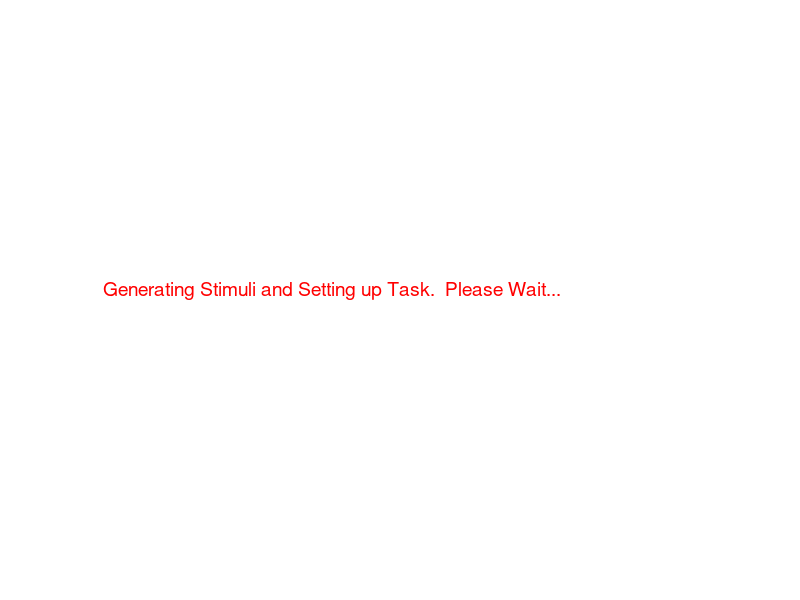

Write the MATLAB code that produced this figure. (Note: this script raises an error after producing the figure.)
%altered version of v1 run task that now moves the stimulus according to
%HRTF principles and has 100 ms on-off ramps to prevent clicking issues

%2/25/19 Note depends on having R2018B or later!!!!!!!!!!!!!!!!!!!!!!!!!
%Not need to recalibrate headphones for stimuli most likely

%2/26/19 Went with HRTF applied to snaps as wavs for simplicity of
%implementation.  Keep an eye on memory issues with this.

%Also after get all segments to work, need to clean up all this code,
%probably will be a post-exam thing as only going to run this on a max
%N=3-5

%% 1) Make and Save Stimulus Set

rng shuffle %make sure random seed is random

figure(1);
text(0,0.5,'Generating Stimuli and Setting up Task.  Please Wait...','Color','red','FontSize',14);
axis off



%% 2.1) Make base stimuli
%Assumes GenStimulus.m is in the path**************************************

Num_stim = 1;

Stim_set = cell(Num_stim,1);

for i = 1:Num_stim
    i
    
    Stim_set{i} = GenStimulus(1,0); %generates stimulus with either parallel motion (1,0) or contrary motion (0,1)
    
end
%2/25/19 think about whether should do calib filter before or after
%applyign ramp...doing before for now, but really just for convenience

%apply filter to full stimulus for playing on loop,
%apply to pieces when generating snapshots

load('calibNoise')
load('calibrationNoise-08-Nov-2018')

for i = 1:Num_stim
    
    i
    
    %Simply, convolve stimulus with filter calculate from calibration to
    %equalize power across different frequencies then multiply equalized
    %signal by scaleFactor to make sure 75 dB = 75 dB
    
    Stim_set{i}.Full_stim = conv(Stim_set{i}.Full_stim,CalibData.hinv,'same')... same called since don't want to change the length of the vector
        *calibrationFile.scaleFactor;
    
end


%added to make things easier for interacting with below code

Full_stim = Stim_set{1}.Full_stim;
Full_Duration = Stim_set{1}.Duration;

%% Scrambling to come (though can probably just do the same way we did before...

scrambled = -1;  %Set to one to create discontinuous base stimuli



if scrambled >0
    status = 's'
    pull_foldername = 'Trial_2'; %for file name put number trial and initialize of participant
    pull_filename = '26-Feb-2019_Loop1_C_Stim_set.mat'; %put the file name in based on the date.

    load(['C:\Users\ronwd\Desktop\MATLAB\PsychoPhysicsWithYale\Run_task_RWD_v2\Trials\' pull_foldername  '\' pull_filename])
    
    Stim_set{1}.foldername = pull_foldername; %just to keep things matched
    
    %scramble by taking four random sized pieces and shuffling them
    %do this three times to ensure that properly mixed
    
    starting = 1;
    ending = length(Stim_set{1}.Full_stim);
    scramble.Piece1 = Stim_set{1}.Piece1;
    scramble.Piece2 = Stim_set{1}.Piece2;
    scramble.Piece3 = Stim_set{1}.Piece3;
    
    
    for shuffle = 1:3 %shuffle three times
        
        randinds = randperm(ending,3);
        
        randinds = [starting sort(randinds) ending];
        
        %just shuffle back to front since doing it five times will mess
        %everything up anyways.
        
        scramble.Piece1 = [scramble.Piece1(randinds(4):randinds(5)) scramble.Piece1(randinds(3):randinds(4)) scramble.Piece1(randinds(2):randinds(3)) ...
            scramble.Piece1(randinds(1):randinds(2))];
        
        scramble.Piece2 =[scramble.Piece2(randinds(4):randinds(5)) scramble.Piece2(randinds(3):randinds(4)) scramble.Piece2(randinds(2):randinds(3)) ...
            scramble.Piece2(randinds(1):randinds(2))];
        
        scramble.Piece3 =[scramble.Piece3(randinds(4):randinds(5)) scramble.Piece3(randinds(3):randinds(4)) scramble.Piece3(randinds(2):randinds(3)) ...
            scramble.Piece3(randinds(1):randinds(2))];
        
        
        
    end
    
    scramble.together =  scramble.Piece1 + scramble.Piece2 + scramble.Piece3;
    Stim_set{1}.Full_stim = scramble.together;
    Stim_set{1}.Piece1 = scramble.Piece1;
    Stim_set{1}.Piece2 = scramble.Piece2;
    Stim_set{1}.Piece3 = scramble.Piece3;
    
%     Loop_Duration = 5; %in minutes
%     
%     testloop = repmat(scramble,1,(60/Stim_set{1}.Duration)*Loop_Duration);
%     
%     TestStim1 = audioplayer(testloop, Stim_set{1}.Fs, 24);
%     
%     TestStim1.play
    
Full_stim = Stim_set{1}.Full_stim;
Full_Duration = Stim_set{1}.Duration;
  
    
end

%added to make things easier for interacting with below code



%% Setting up loop and removing clicking

Loop_Duration = 1.666; %in minutes (playing for 100 seconds since this avoids weird clicking issue. And plays exactly 1 full left to right, right to left grouping
%will repeat 3 times to get a 5 minute loop (300 seconds = 5 minutes)

ramp_length = 4410*10;%10 * # ms ramp %150 ms seems to definitely work, working back from that. 

AM_s_and_end = [0 linspace(0,1,ramp_length) ones(1,length(Full_stim)-2*ramp_length-2) linspace(1,0,ramp_length) 0];

Full_stim = Full_stim .* AM_s_and_end;

Loop1 = repmat(Full_stim,1,ceil(60*Loop_Duration)/Full_Duration);

%% Save loops of base stimuli

%set up folder for this trial

%(note assumes things about the path, check/change for Tower of Babel
%stuff)

%Get all of the folders in Trials
Temp_Dir = dir([pwd '\Trials']);

Temp_Dir={Temp_Dir.name};
%Subtract that names has a '.' and '..' entry, remainder is number of
%trials

Trialnum = (length(Temp_Dir)-2 +1); 

%just put into a variable to make it easier
ThisTrialFolder = [pwd '\Trials\Trial_' num2str(Trialnum)];

mkdir(ThisTrialFolder)

if scrambled > 0
    
filename = strcat(date,'_Loop1_DC');

else
    
filename =  strcat(date,'_Loop1_C');

end

audiowrite([ThisTrialFolder '\' filename '.wav'], Loop1, Stim_set{1}.Fs,'BitsPerSample',24) %first save the loop

%Set up later for discontinous stimuli
%filename =  strcat(date,'_Loop2_DC');

%Save audio object to play during trial and Stim set in case
%Note: for now always use Stim_set 1 but will need to switch for when using
%discontinous stimulus.

%BaseStim1 = audioplayer(Loop1, Stim_set{1}.Fs, 24);

if scrambled > 0
    
    filename2 = [ strcat(date,'_Loop1_DC_') 'Stim_set'];
   
else
    filename2 = [ strcat(date,'_Loop1_C_') 'Stim_set'];
end

save([ThisTrialFolder '\' filename2], 'Loop1', 'Stim_set')

%Note to self: can still run code while stimuli plays if want to do that

%% Prepare Apply movement to base stimulus

load 'ReferenceHRTF.mat' hrtfData sourcePosition

%fixes formatting issues for below so that hrtf data has axes in right
%places and that the source position data only include az and el

hrtfData = permute(double(hrtfData),[2,3,1]); 

sourcePosition = sourcePosition(:,[1,2]);

%Example on mathworks seems to do things the below way and use a function
%to actively write to the sound card.  Not positive this is the way we want
%to do it.  Also need to think about if snapshops also are from moving
%thing or if they only come from head on...

%for now use that as model for this code and ask Yale on Monday what we
%specifically want to do

loop_length = 60*5; %length of loop in seconds, just hard coding
durationPerPosition = 5; %can changes this as well

num_of_positions = ceil(loop_length/durationPerPosition);
%note that 90 is left and -90 is right also that making sweeps then
%repmating them so that can deal with short durations
angle_speed = 10; %sets speed by setting steps for linspace
az_set = [linspace(90,-90,angle_speed) linspace(-90,90,angle_speed)]; %[90 270]; 
az = repmat(az_set,[1,floor(num_of_positions/length(az_set))])';

el_scaling = 0; %scaling for elevation
desiredPositions = [az  el_scaling*ones(length(az), 1)];

interpolatedIR  = interpolateHRTF(hrtfData,sourcePosition,desiredPositions);

leftIR = squeeze(interpolatedIR(:,1,:));
rightIR = squeeze(interpolatedIR(:,2,:));

    
%set up filters, file to read, and writer to audio card

leftFilter = dsp.FIRFilter('NumeratorSource','Input port');
rightFilter = dsp.FIRFilter('NumeratorSource','Input port');

fileReader = dsp.AudioFileReader([ThisTrialFolder '\' filename '.wav']);
deviceWriter = audioDeviceWriter('SampleRate',fileReader.SampleRate);

%now are ready to play stimulus as it moves.




%% Make snapshot pool
%slight click with snaps, either keep auditory object open to prevent click
%or maybe add an additional on off ramp for these guys

snapshot_duration = 550; %in ms

binsize_inds = floor((snapshot_duration/1000)*Stim_set{1}.Fs); %size of the bins in inds given snap duration

limit_length = (Stim_set{1}.Duration * Stim_set{1}.Fs-binsize_inds)-1; %last safe index given binsize

trials = 100; %number of snaps to generate

save_snaps = cell(trials,1); %save all snap shots for later processing

stimulus_id = 1; %for now

Stim = Stim_set{stimulus_id}; %shorthand for generating below easily

%Notes assumes even number of trials
messed_with_save = [ones(trials/2,1); zeros(trials/2,1)]; %just going to make half altered and half not with random drawing

for i = 1:trials
    
    i
    
    snap.duration = snapshot_duration;
    
    messed_with= messed_with_save(i);
    
    snap.altered = messed_with;


if messed_with == 0
    
    snap.start = randsample(limit_length,1);
    snap.end = snap.start + binsize_inds;
    
    snap.snap_piece = Stim.Full_stim(snap.start:snap.end);
    
    snap.audio = audioplayer(snap.snap_piece,Stim.Fs,24);
    
    
else
   
    snap.start = randsample(limit_length,1);
    snap.end = snap.start + binsize_inds;
  
    %Create with each individual, unfiltered piece so that can apply filter
    %later
    
    snap_piece = Stim.Piece1(snap.start:snap.end)+Stim.Piece3(snap.start:snap.end);%+Stim.Piece2(snap.start:snap.end)
    
    %currently always grabs the second frequency, but this doesn't mean it
    %only changes the middle frequency of the stimulus!  Each piece is
    %grabbed randomly and assigned to a piece randomly.  
    
    %update: 12/11/18 below is unnecessary if simply don't include
    %Stim.Piece2() in above.  Changed accordingly
    %snap_piece = snap_piece - Stim.Piece2(snap.start:snap.end);
    
    %maybe will change later to do a random perturbation, but for now:
    %just have one of the pitches switch direction of sweep
    
    %snap_piece = snap_piece + fliplr(Stim.Piece2(snap.start:snap.end));
    
    %or add in a new frequency by shifting frequency up or down
    
    T = -Stim.Duration/2:1/Stim.Fs:Stim.Duration/2;
    Shift = (0.5-binornd(1,.5))*400; %so shift is random up or down by 200hz
    New_Piece2 = Stim.amp*chirp(T,(Stim.SF(2)*Stim.MC)+Shift,Stim.Duration/2,Stim.SF(2)+Shift,'quadratic');
    
    snap.snap_piece = snap_piece + New_Piece2(snap.start:snap.end);
    
    %As before, apply filter and then scale up to correct volume
    snap.snap_piece = conv(snap.snap_piece,CalibData.hinv,'same')...
        *calibrationFile.scaleFactor;
    
    snap.audio = audioplayer(snap.snap_piece,Stim.Fs,24);
    
    
end

save_snaps{i}= snap;

end

%Get new random order of snap shots to play
%2/26/19 for HRTF addition trying to save a wav of each snap...let's see if this
%makes things explode 


NewOrder = randsample(100,100);
if scrambled >0
filename3 = [ strcat(date,'_Loop1_DC_') 'snapshot_variables'];
else
filename3 = [ strcat(date,'_Loop1_C_') 'snapshot_variables'];
end

save([ThisTrialFolder '\' filename3], 'save_snaps', 'NewOrder')
%Create folder to save wavs in 

mkdir([ThisTrialFolder '\snap_wavs'])

%NOTE: saved in order generated, i.e. , 1-50 is altered 51-100 is unaltered
%This is critical so that we keep the correct answer key

%Below seems to work and not be too slow

for snap_ind = 1:length(save_snaps)
    
    snap_ind
    
    audiowrite([ThisTrialFolder '\snap_wavs\snap_' num2str(snap_ind) '.wav'], save_snaps{snap_ind}.snap_piece, Stim.Fs, 'BitsPerSample', 24)
    
    
end


figure(1);
text(0.3,0.4, '...Stimuli Generated','Color','red','FontSize',14);
axis off

%% Ready Joystick

%Note for all below joystick = gamepad controller

% Define joystick ID
ID = 1;
% Create joystick variable
joy=vrjoystick(ID);

%% Listen to Loop
%2/26/19 troubleshooting a bit, started to hear some clicking or other
%issues with this method with HRTF.  Already checked base stim, doesn't
%seem to be any issues.

%Thinking might see if can apply frame by frame before and then play
%First left to right pass has no clicking, high frequency component starts
%to come out more strongly as going right to left

%No clicking on second left to right pass either

%start to hear clicking on third pass for no apparent reason

clf
figure(1);
text(0.45,0.8, 'Please maximize this window','Color','red','FontSize',14);
axis off

figure(1);
text(0.45,0.6, 'Please set headphone volume to 30','Color','red','FontSize',14);
axis off

pause(8)

figure(1);
text(0.45,0.5, 'Prepare to begin task','Color','red','FontSize',14);
axis off

pause(4)

clf

figure(1);
text(0.45,0.5,'A reference stimulus will play for 5 minutes','Color','red','FontSize',14);
axis off
pause(2)
text(0.45,0.4,'Please listen carefully','Color','red','FontSize',14);
axis off
pause(2)
text(0.45,0.3,'Press any button on the gamepad to begin the reference stimulus','Color','red','FontSize',14);
axis off

while all((button(joy))<1)
    
    pause(0.05)
    
end

pause(1)
clf

figure(1);
text(0.1,0.5,'Playing reference stimulus','Color','red','FontSize',14);
axis off

% Actually play moving stimulus
%note this will play whatever wav file is in filereader,  may need to
%adjust below code for one playing one snapshot

%stuff pulled directly from MATHWORKS example

%As noted elsewhere, repeat this process three times to play clean clip
%since only get 100s of clean playing, (300s = 5 minutes)
%% FIRST PLAY!
leftFilter = dsp.FIRFilter('NumeratorSource','Input port');
rightFilter = dsp.FIRFilter('NumeratorSource','Input port');

fileReader = dsp.AudioFileReader([ThisTrialFolder '\' filename '.wav']);
deviceWriter = audioDeviceWriter('SampleRate',fileReader.SampleRate);


samplesPerPosition = durationPerPosition*fileReader.SampleRate;
samplesPerPosition = samplesPerPosition - rem(samplesPerPosition,fileReader.SamplesPerFrame);

sourcePositionIndex = 1;
samplesRead = 0;

leftChannel = []; %should preallocate fully for speed but for now this is fine
rightChannel = [];

%Note with will be quiet since need to recalib after HRTF is applied if
%don't use deviceWriter implementation

while ~isDone(fileReader)
    
    
    
    audioIn = fileReader();
    samplesRead = samplesRead + fileReader.SamplesPerFrame;
    
    leftChannel = leftFilter(audioIn,leftIR(sourcePositionIndex,:)) ;
    rightChannel = rightFilter(audioIn,rightIR(sourcePositionIndex,:));
    
    az(sourcePositionIndex)
    
    deviceWriter([leftChannel,rightChannel]*5);
     
    %leftChannel = [leftChannel; leftFilter(audioIn,leftIR(sourcePositionIndex,:)) ];
    %rightChannel = [rightChannel; rightFilter(audioIn,rightIR(sourcePositionIndex,:))];

    if mod(samplesRead,samplesPerPosition) == 0
        sourcePositionIndex = sourcePositionIndex + 1;
    end
end

release(fileReader)
release(deviceWriter)

%Filter assumes same sized input after being set, so have to release and
%remake filter for snapshots.  Shouldn't have to do again though since
%snapshots are all the same size

release(leftFilter)
release(rightFilter)
%% Second Play!

leftFilter = dsp.FIRFilter('NumeratorSource','Input port');
rightFilter = dsp.FIRFilter('NumeratorSource','Input port');

fileReader = dsp.AudioFileReader([ThisTrialFolder '\' filename '.wav']);
deviceWriter = audioDeviceWriter('SampleRate',fileReader.SampleRate);


samplesPerPosition = durationPerPosition*fileReader.SampleRate;
samplesPerPosition = samplesPerPosition - rem(samplesPerPosition,fileReader.SamplesPerFrame);

sourcePositionIndex = 1;
samplesRead = 0;

leftChannel = []; %should preallocate fully for speed but for now this is fine
rightChannel = [];

%Note with will be quiet since need to recalib after HRTF is applied if
%don't use deviceWriter implementation

while ~isDone(fileReader)
    
    
    
    audioIn = fileReader();
    samplesRead = samplesRead + fileReader.SamplesPerFrame;
    
    leftChannel = leftFilter(audioIn,leftIR(sourcePositionIndex,:)) ;
    rightChannel = rightFilter(audioIn,rightIR(sourcePositionIndex,:));
    
    az(sourcePositionIndex)
    
    deviceWriter([leftChannel,rightChannel]*5);
     
    %leftChannel = [leftChannel; leftFilter(audioIn,leftIR(sourcePositionIndex,:)) ];
    %rightChannel = [rightChannel; rightFilter(audioIn,rightIR(sourcePositionIndex,:))];

    if mod(samplesRead,samplesPerPosition) == 0
        sourcePositionIndex = sourcePositionIndex + 1;
    end
end

release(fileReader)
release(deviceWriter)

%Filter assumes same sized input after being set, so have to release and
%remake filter for snapshots.  Shouldn't have to do again though since
%snapshots are all the same size

release(leftFilter)
release(rightFilter)

%% THIRD PLAY!
leftFilter = dsp.FIRFilter('NumeratorSource','Input port');
rightFilter = dsp.FIRFilter('NumeratorSource','Input port');

fileReader = dsp.AudioFileReader([ThisTrialFolder '\' filename '.wav']);
deviceWriter = audioDeviceWriter('SampleRate',fileReader.SampleRate);


samplesPerPosition = durationPerPosition*fileReader.SampleRate;
samplesPerPosition = samplesPerPosition - rem(samplesPerPosition,fileReader.SamplesPerFrame);

sourcePositionIndex = 1;
samplesRead = 0;

leftChannel = []; %should preallocate fully for speed but for now this is fine
rightChannel = [];

%Note with will be quiet since need to recalib after HRTF is applied if
%don't use deviceWriter implementation

while ~isDone(fileReader)
    
    
    
    audioIn = fileReader();
    samplesRead = samplesRead + fileReader.SamplesPerFrame;
    
    leftChannel = leftFilter(audioIn,leftIR(sourcePositionIndex,:)) ;
    rightChannel = rightFilter(audioIn,rightIR(sourcePositionIndex,:));
    
    az(sourcePositionIndex)
    
    deviceWriter([leftChannel,rightChannel]*5);
     
    %leftChannel = [leftChannel; leftFilter(audioIn,leftIR(sourcePositionIndex,:)) ];
    %rightChannel = [rightChannel; rightFilter(audioIn,rightIR(sourcePositionIndex,:))];

    if mod(samplesRead,samplesPerPosition) == 0
        sourcePositionIndex = sourcePositionIndex + 1;
    end
end

release(fileReader)
release(deviceWriter)

%Filter assumes same sized input after being set, so have to release and
%remake filter for snapshots.  Shouldn't have to do again though since
%snapshots are all the same size

release(leftFilter)
release(rightFilter)

clear fileReader
clear deviceWriter
clear leftFilter
clear rightFilter

%% Reset filters for use on snapshots
%Filter assumes same sized input after being set, so have to release and
%remake filter for snapshots.  Shouldn't have to do again though since
%snapshots are all the same size


leftFilter = dsp.FIRFilter('NumeratorSource','Input port');
rightFilter = dsp.FIRFilter('NumeratorSource','Input port');

clf

%%  Give Instructions and Run Actual Tasks

figure(1)
text(0.45,0.8,'We will now present test stimuli.','Color','red','FontSize',14);
axis off
pause(4)
figure(1)
text(0.45,0.7,'Please indicate whether this test stimulus was part of or not part of the reference stimulus.','Color','red','FontSize',14);
axis off
% figure(1)
% text(.1,0.6,'or is not a part of the loop you just heard.','Color','red','FontSize',14);
% axis off

pause(4)

clf
figure(1)
text(0.45,0.8,'Use the gamepad to indicate your choice.','Color','red','FontSize',14);
axis off
pause(4)
figure(1)
text(0.45,0.7,'Hit the left shoulder button to indicate the clip is not a part of the loop you just heard.','Color','red','FontSize',14);
axis off
pause(4)
figure(1)
text(0.45,0.6,'Try hitting the left shoulder button now.','Color','red','FontSize',14);
axis off

while button(joy,7)<1
    
    pause(0.05)
    
end

figure(1)
text(0.45,0.5,'Good!','Color','red','FontSize',14);
axis off
pause(2)
figure(1)
text(0.45,0.4,'Hit the right shoulder button to indicate the clip was a part of the loop you just heard.','Color','red','FontSize',14);
axis off
pause(2)
figure(1)
text(0.45,0.3,'Try hitting the right shoulder button now.','Color','red','FontSize',14);
axis off

while button(joy,8)<1
    
    pause(0.05)
    
end

figure(1)
text(0.45,0.2,'Good!','Color','red','FontSize',14);
axis off
pause(1)
clf

figure(1)
text(0.45,0.8,'Remember:','Color','red','FontSize',14);
axis off
figure(1)
text(0.45,0.7,'Hit the left button if you think the test stimulus is not part of the reference stimulus','Color','red','FontSize',14);
axis off
figure(1)
text(0.45,0.6,'Hit the right button if you think it is part of the reference stimulus','Color','red','FontSize',14);
axis off
pause(4)

clf
figure(1)
text(0.45,0.8,'The task will now begin','Color','red','FontSize',14);
axis off
pause(2)
figure(1)
text(0.45,0.7,'A test stimulus will play and then you will have 5 seconds to respond','Color','red','FontSize',14);
axis off
figure(1)
text(0.45,0.6,'Hit any button on the gamepad to initiate each trial','Color','red','FontSize',14);
axis off

while all((button(joy))<1)
    
    pause(0.05)
    
end

clf
%%
Answer_Key = -1 * ones(trials,1);
Responses = NaN*ones(trials,1);

t = timer('TimerFcn', 'status=false; disp(''...'')',... 
                 'StartDelay',5);
figure(1)

for i = 1:20 %trials
    
    i
    
    ind = NewOrder(i);
    
    Answer_Key(i) = save_snaps{ind}.altered;
    
    clf
    text(0.45,0.7,['Trial ' num2str(i)],'Color','red','FontSize',14);
    text(0.45,0.4, 'Respond when the test stimulus finishes','Color','red','FontSize',14)
    text(0,0.4,'<- Not from reference','Color','red','FontSize',14);
    text(0.8,0.4,' From reference ->','Color','red','FontSize',14)
    axis off
    
    
    pause(1)
    
 
%*************************************************************************%
%this needs to be changed to play a snapshot from a different location each
%time:

%2/25/19 two options, either save all 100 as separate wav files or try to do HRTF
%online with save_snaps.snap_piece

%2/26/19 went with former option since it was faster to implement

    %save_snaps{NewOrder(i)}.audio.play
    
fileReader = dsp.AudioFileReader([ThisTrialFolder '\snap_wavs\snap_' num2str(NewOrder(i)) '.wav']);
deviceWriter = audioDeviceWriter('SampleRate',fileReader.SampleRate);
    
samplesPerPosition = durationPerPosition*fileReader.SampleRate;
samplesPerPosition = samplesPerPosition - rem(samplesPerPosition,fileReader.SamplesPerFrame);

sourcePositionIndex = randsample(length(az),1);
samplesRead = 0;

while ~isDone(fileReader)
    audioIn = fileReader();
    samplesRead = samplesRead + fileReader.SamplesPerFrame;

    leftChannel = leftFilter(audioIn,leftIR(sourcePositionIndex,:)) ;
    rightChannel = rightFilter(audioIn,rightIR(sourcePositionIndex,:));

    %az(sourcePositionIndex)
    
    deviceWriter([leftChannel,rightChannel]*5);

    if mod(samplesRead,samplesPerPosition) == 0
        sourcePositionIndex = sourcePositionIndex + 1;
    end
end

release(deviceWriter)
release(fileReader)
    
    
    
    
   
   
%*************************************************************************%    
    status = true;
    
    start(t)
    
    while status == true && all(button(joy,[7,8])<1)
        
    thisresponse = button(joy,[7,8]);   
        
    end
    %to try to catch it if you press too early by setting this to the
    %button you are holding
    
    if any(button(joy,[7,8])>0)
        
         thisresponse = button(joy,[7,8]); 
        
    end
    
    %if one of the shoulder buttons was pressed record whether or not left
    %was pressed (since left indicates altered)
    %if nothing is pressed leave nan value for that trial
    if any(thisresponse==1)
    
    Responses(i) = thisresponse(1);
    
    end
    
    clf
    
    if Responses(i) == Answer_Key(i)
        
    figure(1)
    text(0.45,0.6,'Correct','Color','green','FontSize',14);
    axis off
    
    elseif isnan(Responses(i))
        
    figure(1)
    text(0.45,0.6,'No Response Recorded','Color','red','FontSize',14);
    axis off   
        
    else
       
    figure(1)
    text(0.45,0.6,'Incorrect','Color','red','FontSize',14);
    axis off
        
    end
    
    clear thisresponse
    pause(4)
    
    clf
    figure(1)
    text(0.45,0.6,'Hit any button on the gamepad to initiate the next trial','Color','red','FontSize',14);
    axis off
    
    while all((button(joy))<1)
    
    pause(0.05)
    
    end
    
end

clf
figure(1)
text(0.35,0.45,'Thanks for Participating!','Color','Green','FontSize',20);
axis off


100*sum(Responses == Answer_Key)/length(Answer_Key)



%% Save outputs %note: add something to this to change file name given above arguments

filename = [ strcat(date,'_Loop1_C_') 'Responses_and_AnswerKey'];
save([ThisTrialFolder '\' filename], 'Responses', 'Answer_Key')



%% Testing out snapshot with HRTF stuff

% indss = 1;
% 
% %Filter assumes same sized input after being set, so have to release and
% %remake filter for snapshots.  Shouldn't have to do again though since
% %snapshots are all the same size
% 
% %release(leftFilter)
% %release(rightFilter)
% 
% %leftFilter = dsp.FIRFilter('NumeratorSource','Input port');
% %rightFilter = dsp.FIRFilter('NumeratorSource','Input port');
% 
% fileReader = dsp.AudioFileReader([ThisTrialFolder '\snap_wavs\snap_' num2str(NewOrder(snap_ind)) '.wav']);
% deviceWriter = audioDeviceWriter('SampleRate',fileReader.SampleRate);
% 
% 
% samplesPerPosition = durationPerPosition*fileReader.SampleRate;
% samplesPerPosition = samplesPerPosition - rem(samplesPerPosition,fileReader.SamplesPerFrame);
% 
% sourcePositionIndex = randsample(length(az),1);
% samplesRead = 0;
% 
% while ~isDone(fileReader)
%     audioIn = fileReader();
%     samplesRead = samplesRead + fileReader.SamplesPerFrame;
% 
%     leftChannel = leftFilter(audioIn,leftIR(sourcePositionIndex,:)) ;
%     rightChannel = rightFilter(audioIn,rightIR(sourcePositionIndex,:));
% 
%     az(sourcePositionIndex)
%     
%     deviceWriter([leftChannel,rightChannel]*5);
% 
%     if mod(samplesRead,samplesPerPosition) == 0
%         sourcePositionIndex = sourcePositionIndex + 1;
%     end
% end
% 
% release(deviceWriter)
% release(fileReader)
% 

%% Testing out applying filters off line then playing sound
%Note this is actually quite slow, may be reading in file in real time so
%would take 5 minutes to do...seems like it is reading the file in real
%time which is lame, but just have to deal with this for now

%This is kind of unacceptable, but can be done ahead of time to prevent
%issues for participants, for now it is fine if it works

%Since only need to copy first l-r pass, could simply run it that many
%times then loop those chunks with volume ramp applied for clicking

%Clicks start around 120 seconds for no reason even if apply filter
%offline...thinking may just apply filter to first minute and then copy
%that to get to five minutes

%Set up now to make a loop that is 100 seconds long and will simply repeat
%below 3 times to get to five minutes as before

% leftFilter = dsp.FIRFilter('NumeratorSource','Input port');
% rightFilter = dsp.FIRFilter('NumeratorSource','Input port');
% 
% fileReader = dsp.AudioFileReader([ThisTrialFolder '\' filename '.wav']);
% deviceWriter = audioDeviceWriter('SampleRate',fileReader.SampleRate);
% 
% 
% samplesPerPosition = durationPerPosition*fileReader.SampleRate;
% samplesPerPosition = samplesPerPosition - rem(samplesPerPosition,fileReader.SamplesPerFrame);
% 
% sourcePositionIndex = 1;
% samplesRead = 0;
% 
% leftChannel = []; %should preallocate fully for speed but for now this is fine
% rightChannel = [];
% 
% %Note with will be quiet since need to recalib after HRTF is applied if
% %don't use deviceWriter implementation
% 
% while ~isDone(fileReader)
%     
%     
%     
%     audioIn = fileReader();
%     samplesRead = samplesRead + fileReader.SamplesPerFrame;
%     
%     leftChannel = leftFilter(audioIn,leftIR(sourcePositionIndex,:)) ;
%     rightChannel = rightFilter(audioIn,rightIR(sourcePositionIndex,:));
%     
%     az(sourcePositionIndex)
%     
%     deviceWriter([leftChannel,rightChannel]*5);
%      
%     %leftChannel = [leftChannel; leftFilter(audioIn,leftIR(sourcePositionIndex,:)) ];
%     %rightChannel = [rightChannel; rightFilter(audioIn,rightIR(sourcePositionIndex,:))];
% 
%     if mod(samplesRead,samplesPerPosition) == 0
%         sourcePositionIndex = sourcePositionIndex + 1;
%     end
% end
% 
% release(fileReader)
% release(deviceWriter)
% 
% %Filter assumes same sized input after being set, so have to release and
% %remake filter for snapshots.  Shouldn't have to do again though since
% %snapshots are all the same size
% 
% release(leftFilter)
% release(rightFilter)
